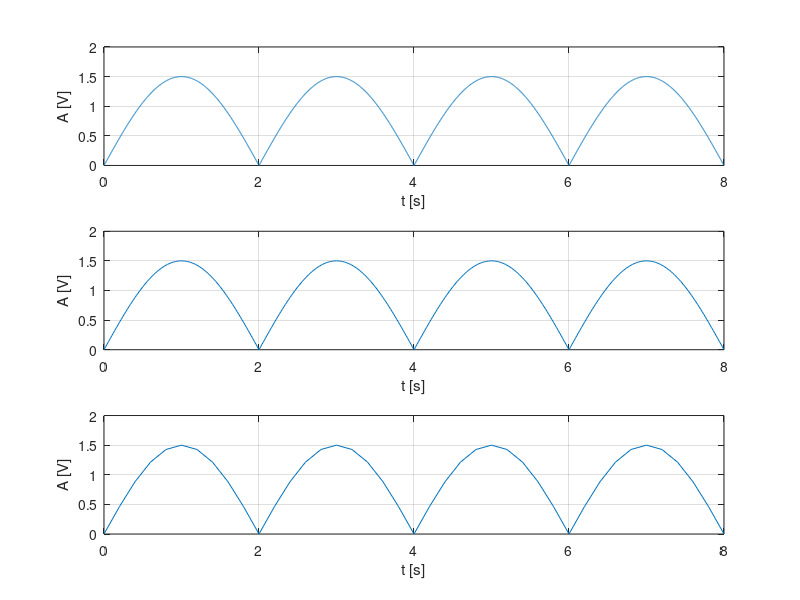

Write MATLAB code to recreate this figure.
%rezolutia temporara de 2ms

T=0:0.002:8; %se afiseaza 2 perioade
f=0.25;
w=2*pi*f;
semnal=1.5*abs(sin(w*T));
subplot(3,1,1)
plot(T,semnal),grid,xlabel('t [s]'),ylabel('A [V]');

%rezolutia temporara de 20ms

T=0:0.02:8;
f=0.25;
w=2*pi*f;
semnal=1.5*abs(sin(w*T));
subplot(3,1,2)
plot(T,semnal),grid,xlabel('t [s]'),ylabel('A [V]');

%rezolutia temporara de 200ms

T=0:0.2:8;
f=0.25;
w=2*pi*f;
semnal=1.5*abs(sin(w*T));
subplot(3,1,3)
plot(T,semnal),grid,xlabel('t [s]'),ylabel('A [V]');